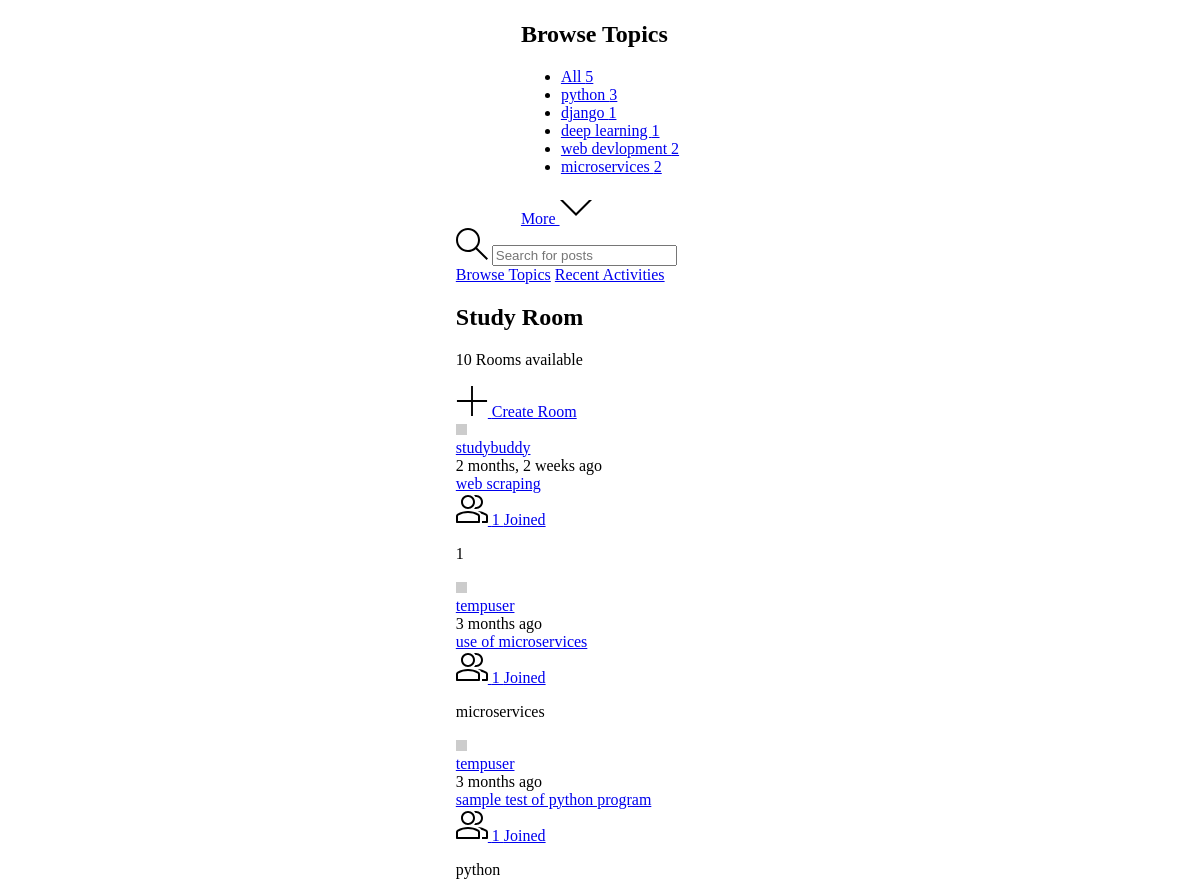
The app's page / (middle part), older data.
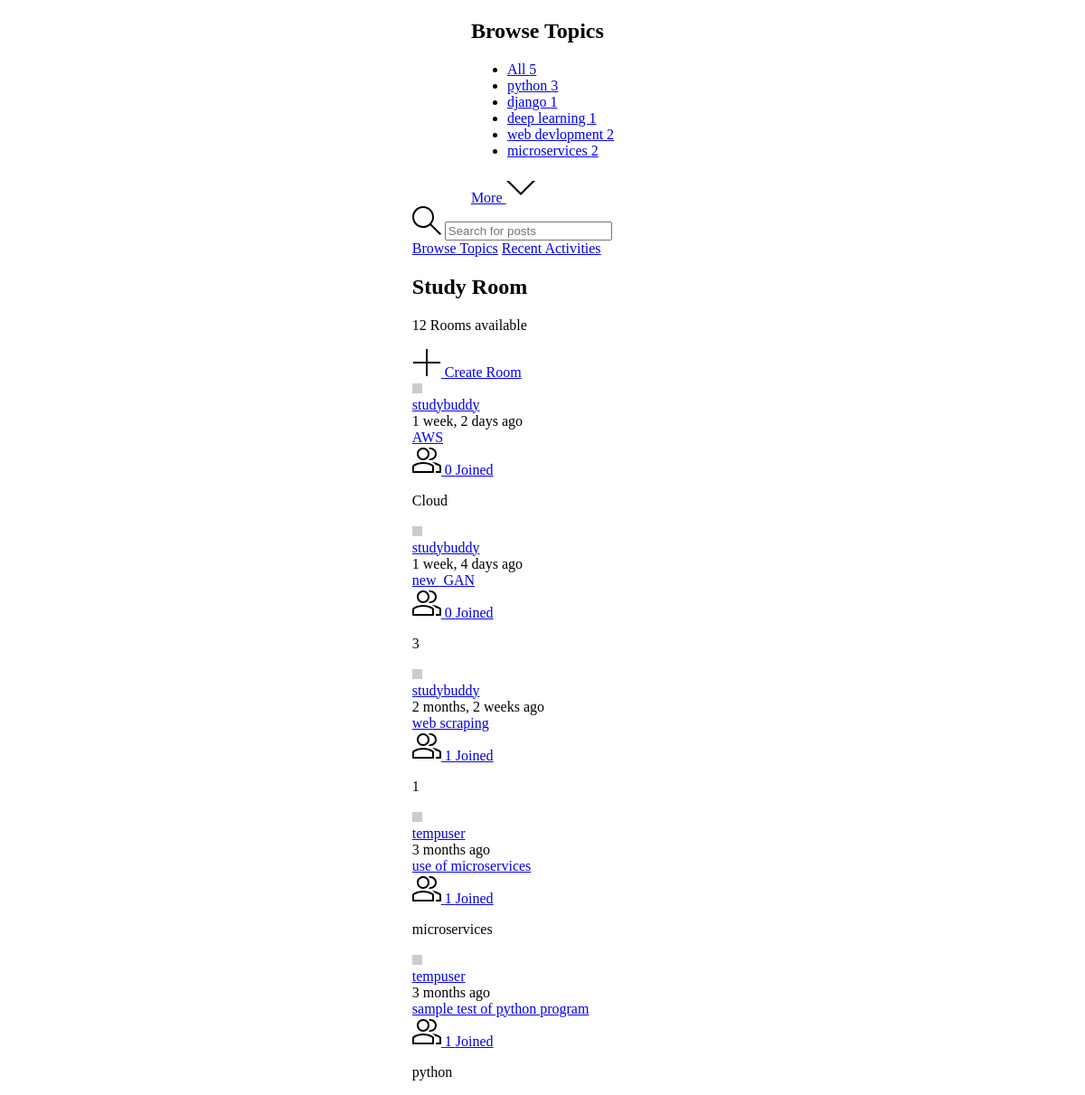
The same page, newer data.
### base/models.py (models this page shows, shortened)
class Topic(models.Model):
    name=models.CharField(max_length=200)

class Room(models.Model):
    host=models.ForeignKey(User,on_delete=models.SET_NULL,null=True)
    topic=models.ForeignKey(Topic,on_delete=models.SET_NULL,null=True)
    name = models.CharField(max_length=200)
    description = models.TextField(null=True,blank=True)
    participants = models.ManyToManyField(User,related_name='participants',blank=True)
    updated = models.DateTimeField(auto_now=True)
    created = models.DateTimeField(auto_now_add=True)
    class Meta:
        ordering=['-updated','-created']

### base/views.py (the view)
# urls.py: path('',views.home,name='home'),
def home(request):
    q=request.GET.get('q') if request.GET.get('q')!=None else ""
    rooms=Room.objects.filter(
        Q(topic__name__icontains=q) |
        Q(name__icontains=q) |
        Q(description__icontains=q)
        )
    room_count=rooms.count()
    topics=Topic.objects.all()[0:5]
    room_messages=Message.objects.filter(Q(room__name__icontains=q))
    context={'rooms':rooms,'topics':topics,'room_count':room_count,'room_messages':room_messages}
    return render(request,'home.html',context)

### templates/home.html (shortened to what this page needs)
<!DOCTYPE html>
{% extends 'main.html' %}
{% block content %}
    <main class="layout layout--3">
      <div class="container">
        {% include 'topics_component.html' %}
        <div class="roomList">
          <div class="mobile-menu">
            <form action="{% url 'home' %}" method="GET" class="header__search">
              <label>
                <input name="q"  placeholder="Search for posts" />
              </label>
            </form>
            <div class="mobile-menuItems">
              <a class="btn btn--main btn--pill" href="{% url 'topics' %}">Browse Topics</a>
              <a class="btn btn--main btn--pill" href="{% url 'activity' %}">Recent Activities</a>
            </div>
          </div>
          <div class="roomList__header">
            <div>
              <h2>Study Room</h2>
              <p>{{rooms.count}} Rooms available</p>
            </div>
            <a class="btn btn--main" href="{% url 'create-room' %}">
              <svg version="1.1" xmlns="http://www.w3.org/2000/svg" width="32" height="32" viewBox="0 0 32 32">
                <title>add</title>
                <path
                  d="M16.943 0.943h-1.885v14.115h-14.115v1.885h14.115v14.115h1.885v-14.115h14.115v-1.885h-14.115v-14.115z"
                ></path>
              </svg>
              Create Room
            </a>
          </div>
          {% include 'feed_component.html' %}
        </div>
      </div>
    </main>
    {% endblock %}

### templates/topics_component.html
<div class="topics">
    <div class="topics__header">
      <h2>Browse Topics</h2>
    </div>
    <ul class="topics__list">
      <li>
        <a href="{% url 'home' %}" class="active">All <span>{{topics.count}}</span></a>
      </li>
      {% for topic in topics %}
      <li>
        <a href="{% url 'home'%}?q={{topic.name}}">{{topic.name}} <span>{{topic.room_set.all.count}}</span></a>
      </li>
      {% endfor %}
    </ul>
    <a class="btn btn--link" href="{% url 'topics' %}">
      More
      <svg version="1.1" xmlns="http://www.w3.org/2000/svg" width="32" height="32" viewBox="0 0 32 32">
        <title>chevron-down</title>
        <path d="M16 21l-13-13h-3l16 16 16-16h-3l-13 13z"></path>
      </svg>
    </a>
  </div>

### templates/feed_component.html (shortened to what this page needs)
{% for room in rooms %}
<div class="roomListRoom">
    <div class="roomListRoom__header">
      <a href="{% url 'user-profile' room.host.id %}" class="roomListRoom__author">
        <div class="avatar avatar--small">
          <img src="https://randomuser.me/api/portraits/women/11.jpg" />
        </div>
        <span>{{room.host.username}}</span>
      </a>
      <div class="roomListRoom__actions">
        <span>{{room.created|timesince}} ago</span>
      </div>
    </div>
    <div class="roomListRoom__content">
      <a href="{% url 'room' room.id %}">{{room.name}}</a>
    </div>
    <div class="roomListRoom__meta">
      <a href="{% url 'room' room.id %}" class="roomListRoom__joined">
        {{room.participants.all.count}} Joined
      </a>
      <p class="roomListRoom__topic">{{room.topic.name}}</p>
    </div>
  </div>
  {% endfor %}

Row changes from the older to the newer data that the page shows:
added Room: host.username "studybuddy", created "1 week, 2 days", name "AWS", participants.all.count "0", topic.name "Cloud"
added Room: host.username "studybuddy", created "1 week, 4 days", name "new_GAN", participants.all.count "0", topic.name "3"
Text that changed along with them:
{{ rooms.count }}: "10" → "12"
